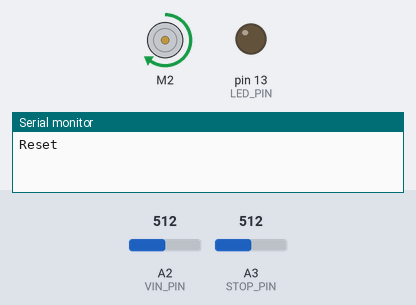
The sketch below on a simulated Arduino Uno, built with avr-gcc and run on an emulated ATmega328P. Shown: DC motor (green arrow = forward, orange = backward, longer = faster), output pins drawn as LEDs (lit = HIGH), the last lines printed to the serial monitor. The inputs (shaded band) are chosen by the test bench; at power-on: A3 (STOP_PIN) = 512, A2 (VIN_PIN) = 512.

Above: at 1.2 s.
1.3 s: A3 (STOP_PIN) set to 424
2.8 s: A3 (STOP_PIN) set to 396
At 4.2 s:
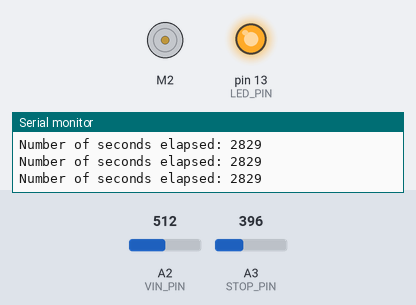
4.7 s: A3 (STOP_PIN) set to 511
At 5.22 s:
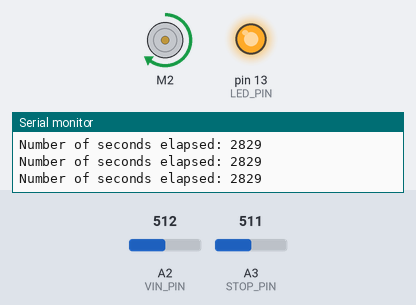
7.7 s: A2 (VIN_PIN) set to 390
At 7.91 s:
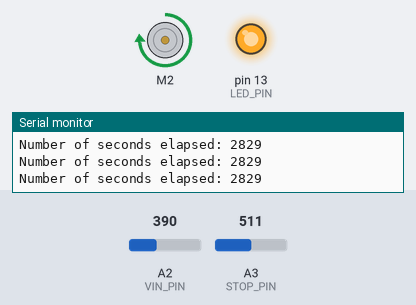
10.7 s: A2 (VIN_PIN) set to 410
At 10.93 s:
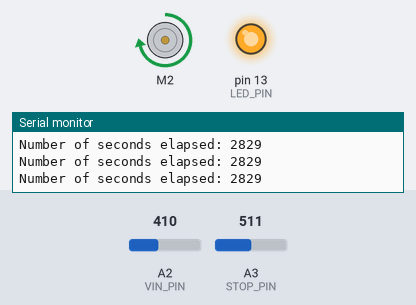
13.7 s: A2 (VIN_PIN) set to 306
At 13.89 s:
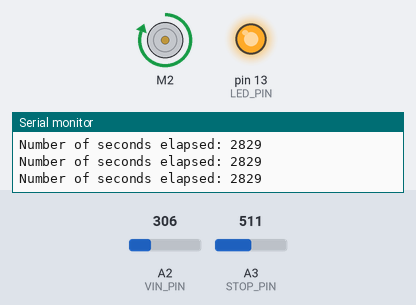
Timing chart, 0 to 16.7 s (numbered marks = the images above; inputs shaded):
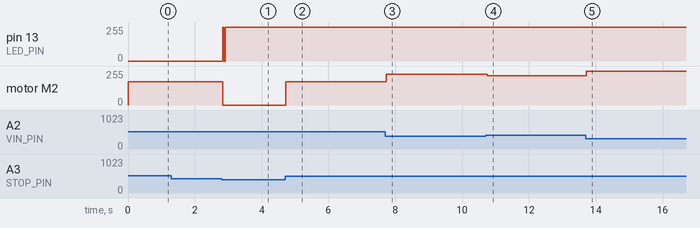

The sketch:

PCB_Motor_Controller.ino
```cpp
//PCB Motor Controller Version
#include <DRV8835MotorShield.h>
#include <Chrono.h>

#define VIN_PIN 2 //A2
#define POT_PIN 1 //A1
#define STOP_PIN 3 //A3, the photopin
#define SWITCH_PIN 0 //A0
#define LED_PIN 13 //built in LED

#define VMOTOR_DES 3.25 //set desired motor voltage here


#define PWM_MAX 400
#define PWM_SET_MAX 200 //not really sure how this works
#define VMOTOR_MIN 1.5
#define VMOTOR_MAX 4.5


DRV8835MotorShield motors;
Chrono myChrono;


long pwm_on_time = 0;
float vmotor;
int Vin = 0;
int light_on = 0;
int timer_reset = 0;

long pot_value = 0;
long light_val = 0;

void setup() {
  pinMode(VIN_PIN, INPUT); //A2 -> Input voltage from power source - VIN_PIN
  pinMode(POT_PIN, INPUT); //A1 -> POT_PIN value
  pinMode(SWITCH_PIN, INPUT); //A0 -> Value of switch, read as either high or low, high is pot, low is gnd/hardcode
  pinMode(STOP_PIN, INPUT); //A3-> "STOPPIN", the photoresistor

  //LED CODE, we should add it eventually
  pinMode(LED_PIN, OUTPUT);
  digitalWrite(LED_PIN, LOW);

  myChrono.restart();
  Serial.begin(9600);
  Serial.println("Reset");

  //toggle switch code:
  if (analogRead(SWITCH_PIN)> 650) {
    //Serial.println("in loop");
    pot_value = analogRead(POT_PIN);
    //Serial.println(pot_value);
    vmotor = 1.5 + (pot_value*3.0)/682; //threshhold voltage is 1.5 to get the car to move, lets you be more precise on the pot, improves resolution
    //Serial.println(vmotor);
  }
  else {
    vmotor = VMOTOR_DES;
  }

  //efficiency offset
  vmotor = vmotor + 0.2;
}

void stop_motor() {
  Serial.print("Number of seconds elapsed: ");
  Serial.println(myChrono.elapsed());

  while(light_val < 2.75){
    pwm_on_time = 0;
    motors.setM2Speed(pwm_on_time);
    delay(2);

    digitalWrite(LED_PIN, LOW);

    //if the potions reaction screwed up and turns clear again, start motor again
    light_val = analogRead(STOP_PIN);
    if (light_val >= 2.75) {
      digitalWrite(LED_PIN, HIGH);
      loop();
    }
  }
}

void loop() {
  // Stopping mechanism
  light_val = analogRead(STOP_PIN)*5/1024;
  if(light_val < 1.7){
      myChrono.stop();
      stop_motor();
    }

  Vin = (analogRead(VIN_PIN)); //could be Vin = (analogRead(VIN_PIN +1 ));
  //Serial.print("current Vin: ");
  //Serial.println(Vin);

  //Serial.print("potpin: ");
  //Serial.println(pot_value);
  //Serial.print("vmotor: ");
  //Serial.println(vmotor);

//idea is that we would never need more than 5V, so pwmsetmax is 200 = 1/2 pwm_max
  pwm_on_time = (PWM_SET_MAX*vmotor*1024)/(5*Vin); //big conversion
  if (pwm_on_time > 400) pwm_on_time = 400;

  //motors.setM1Speed(200); //use for testing - doesnt use pwm - sets motor to one constant duty cycle 0-400
  //Serial.println("Currently running the motor");
  motors.setM2Speed(pwm_on_time);
  delay(50);
}
```

Measured:
- the behaviour switches between 410 and 409 on A3 (STOP_PIN) (found by bisection; images 0 and 1)
- after the input at 1.3 s, every drawn part: stays the same
- after the input at 2.8 s, pin 13 (LED_PIN): 0/255 → 255/255 at once; motor M2: forward 175/255 → stopped at once
- after the input at 4.7 s, motor M2: stopped → forward 175/255 at once
- after the input at 7.7 s, motor M2: forward 175/255 → forward 230/255 at once
- after the input at 10.7 s, motor M2: forward 230/255 → forward 219/255 after 0.05 s
- after the input at 13.7 s, motor M2: forward 219/255 → forward 255/255 at once
